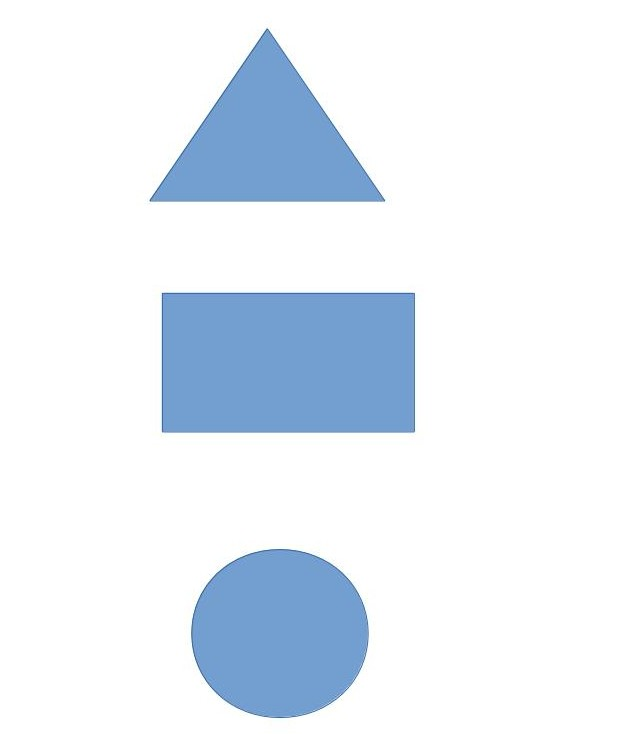
#> input picture pd/ytv/images.jpg, 643 x 734 px
$ python canny.py
#> lines starting #> are read from the running program, lines starting #| are printed output that depends on the picture; after the words box and inside, x2 and y2 are one past the last pixel; in counts of white or black regions, pixels touching at a corner belong together
import cv2
import numpy as np

img = cv2.imread('images.jpg')
#> img is the input picture: shape (734, 643, 3); mean B, G, R 246.7, 238.5, 231

gray = cv2.cvtColor(img, cv2.COLOR_BGR2GRAY)
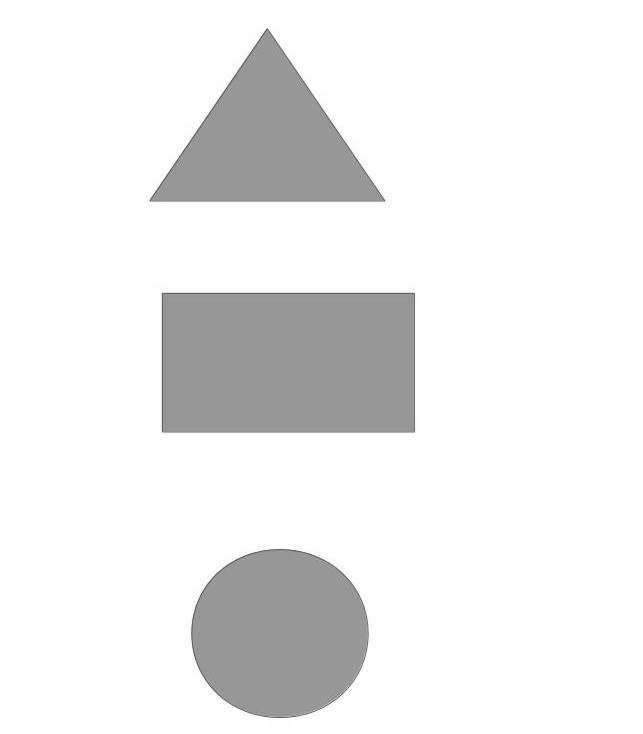
#> gray: shape (734, 643); min 80, max 255, mean 237.1
#gray = np.float32(gray)

dst = cv2.Canny(gray, 200, 200)
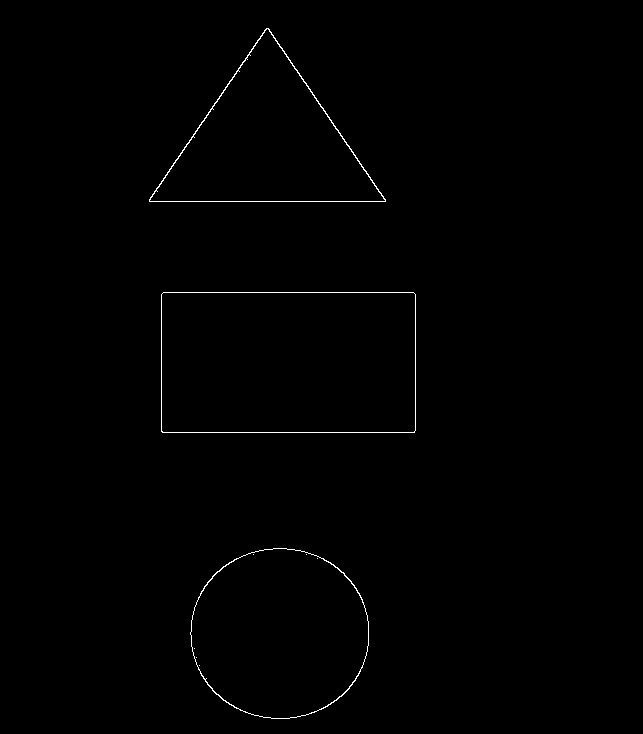
#> dst: shape (734, 643); 0.48% white in thin lines or dots, all inside (x1, y1, x2, y2) = (149, 28, 416, 719)
dst = cv2.dilate(dst,None)
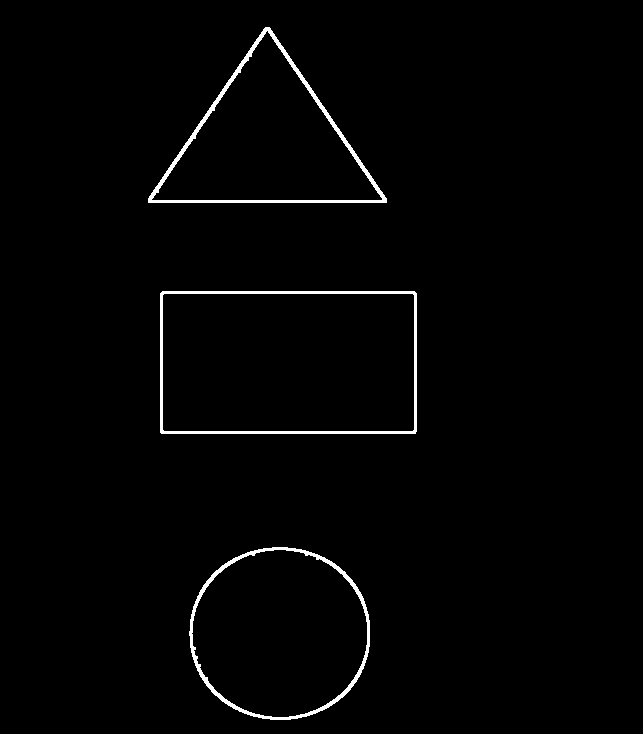
#> dst: shape (734, 643); 1.5% white; 3 white regions, box (x1, y1, x2, y2) and area: (148, 27, 387, 203) 2474, (160, 291, 417, 434) 2359, (189, 547, 370, 720) 2059

cv2.imshow('dst',dst)
if cv2.waitKey(0) & 0xff == 27:
#> (key Esc is pressed here)
#> (the run stopped early here; a loop or call above may not have finished)
